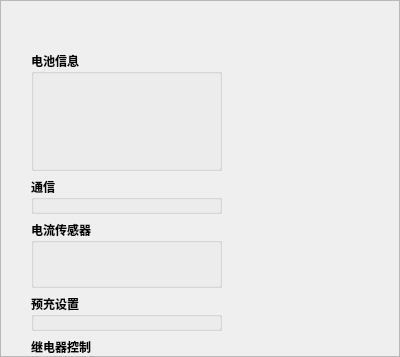
<?xml version="1.0" encoding="UTF-8"?>
<ui version="4.0">
 <class>specifyParaTab</class>
 <widget class="QWidget" name="specifyParaTab">
  <property name="geometry">
   <rect>
    <x>0</x>
    <y>0</y>
    <width>400</width>
    <height>357</height>
   </rect>
  </property>
  <property name="font">
   <font>
    <family>微软雅黑</family>
    <weight>75</weight>
    <bold>true</bold>
   </font>
  </property>
  <property name="windowTitle">
   <string>Form</string>
  </property>
  <layout class="QVBoxLayout" name="verticalLayout_2">
   <property name="spacing">
    <number>0</number>
   </property>
   <property name="leftMargin">
    <number>0</number>
   </property>
   <property name="topMargin">
    <number>0</number>
   </property>
   <property name="rightMargin">
    <number>0</number>
   </property>
   <property name="bottomMargin">
    <number>0</number>
   </property>
   <item>
    <widget class="QScrollArea" name="scrollArea">
     <property name="widgetResizable">
      <bool>true</bool>
     </property>
     <widget class="QWidget" name="scrollAreaWidgetContents">
      <property name="geometry">
       <rect>
        <x>0</x>
        <y>0</y>
        <width>398</width>
        <height>355</height>
       </rect>
      </property>
      <widget class="QWidget" name="layoutWidget">
       <property name="geometry">
        <rect>
         <x>30</x>
         <y>50</y>
         <width>191</width>
         <height>523</height>
        </rect>
       </property>
       <layout class="QVBoxLayout" name="verticalLayout" stretch="1,1,2,1,2,1,1">
        <item>
         <widget class="QGroupBox" name="groupBox">
          <property name="minimumSize">
           <size>
            <width>0</width>
            <height>120</height>
           </size>
          </property>
          <property name="title">
           <string>电池信息</string>
          </property>
         </widget>
        </item>
        <item>
         <widget class="QGroupBox" name="groupBox_2">
          <property name="title">
           <string>通信</string>
          </property>
         </widget>
        </item>
        <item>
         <widget class="QGroupBox" name="groupBox_3">
          <property name="title">
           <string>电流传感器</string>
          </property>
         </widget>
        </item>
        <item>
         <widget class="QGroupBox" name="groupBox_4">
          <property name="title">
           <string>预充设置</string>
          </property>
         </widget>
        </item>
        <item>
         <widget class="QGroupBox" name="groupBox_5">
          <property name="title">
           <string>继电器控制</string>
          </property>
         </widget>
        </item>
        <item>
         <widget class="QGroupBox" name="groupBox_6">
          <property name="minimumSize">
           <size>
            <width>0</width>
            <height>120</height>
           </size>
          </property>
          <property name="title">
           <string>主动均衡</string>
          </property>
         </widget>
        </item>
        <item>
         <widget class="QGroupBox" name="groupBox_7">
          <property name="title">
           <string>热管理</string>
          </property>
         </widget>
        </item>
       </layout>
      </widget>
     </widget>
    </widget>
   </item>
  </layout>
 </widget>
 <resources/>
 <connections/>
</ui>
